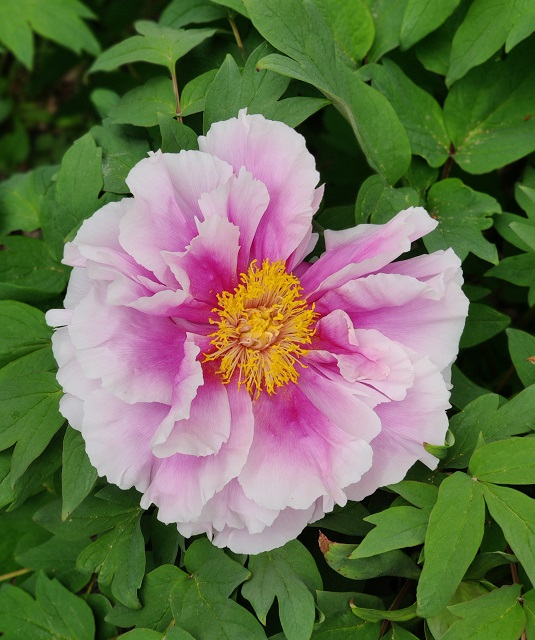
#> input picture res/flower012.jpg, 535 x 640 px
$ python RemoveBackgroundByColor.py
#> lines starting #> are read from the running program, lines starting #| are printed output that depends on the picture; after the words box and inside, x2 and y2 are one past the last pixel; in counts of white or black regions, pixels touching at a corner belong together
### common/ImageProcessing.py
import cv2
import numpy as np

class ImageProcessing(object):
    def __init__(self, window_name, image_name):
#> called with window_name = 'Original', image_name = '../res/flower012.jpg'
        self.window_name = window_name
        self.image_name = image_name
        cv2.namedWindow(window_name)
        self.image = cv2.imread(self.image_name)
#> self.image is the input picture: shape (640, 535, 3); mean B, G, R 83.1, 112.9, 107.4

    def show(self, title=None, image=None):
        if image is None:
            image = self.image
        if title is None:
            title = self.window_name
        cv2.imshow(title, image)

    # [34 lines left out: functions resize, to_gray, crop, rotate, not called in this run]

    def copy(self):
        return self.image.copy()

    # [93 lines left out: functions contrast_brightness, hue_saturation_value, blend, blend_with_mask, perspective_warp, gaussian_blur and 2 more, not called in this run]

    def remove_background_by_color(self,
                                   hsv_lower=(10,10,10),
                                   hsv_upper=(179,255,255),
                                   image=None ):
#> called with hsv_lower = (25, 0, 0), hsv_upper = (81, 255, 162)
        if image is None:
            image = self.image
        imgHSV = cv2.cvtColor(image, cv2.COLOR_BGR2HSV)
#> imgHSV: shape (640, 535, 3); mean H, S, V 83.1, 135.9, 129.7
        mask = cv2.inRange(imgHSV, hsv_lower, hsv_upper)
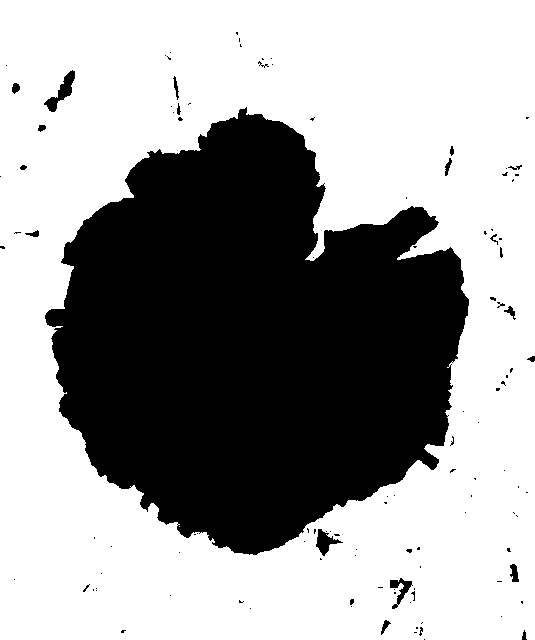
#> mask: shape (640, 535); 62.4% white; 115 black regions (92 under 20 px), largest, box (x1, y1, x2, y2) and area: (45, 107, 469, 555) 126467, (44, 70, 75, 112) 435, (316, 529, 343, 556) 303
        mask = 255 - mask
        mask = cv2.cvtColor(mask, cv2.COLOR_GRAY2BGR)
        bg_removed = cv2.bitwise_and(image, mask)
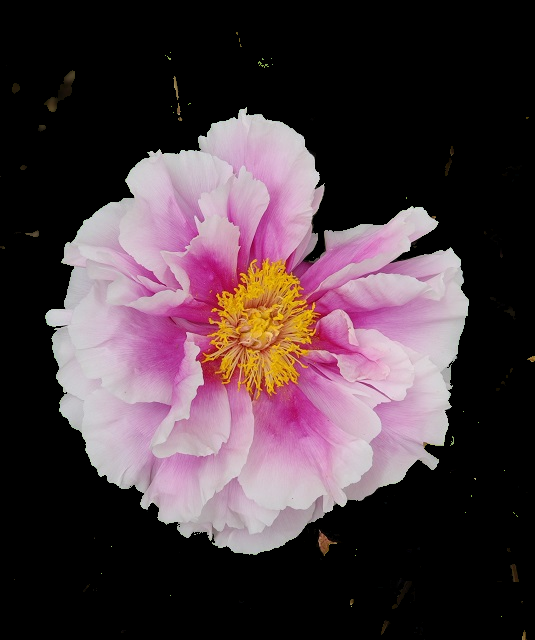
#> bg_removed: shape (640, 535, 3); mean B, G, R 63.6, 57, 73.7
        return bg_removed, mask

    # [5 lines left out: function remove_background_by_mask, not called in this run]

### 6. Object Detection/RemoveBackgroundByColor.py
import cv2
import common.ImageProcessing as ip

def empty(a):
    pass

if __name__ == "__main__":
    iproc = ip.ImageProcessing("Original", "../res/flower012.jpg")
    iproc.show(image=iproc.image)
    h_min, h_max = 25, 81
    s_min, s_max = 0, 255
    v_min, v_max = 0, 162
    cv2.namedWindow("Parameters")
    cv2.resizeWindow("Parameters", 460, 240)
    cv2.createTrackbar("Hue Min", "Parameters", h_min, 179, empty)
    cv2.createTrackbar("Hue Max", "Parameters", h_max, 179, empty)
    cv2.createTrackbar("Sat Min", "Parameters", s_min, 255, empty)
    cv2.createTrackbar("Sat Max", "Parameters", s_max, 255, empty)
    cv2.createTrackbar("Val Min", "Parameters", v_min, 255, empty)
    cv2.createTrackbar("Val Max", "Parameters", v_max, 255, empty)
    while True:
        h_min = cv2.getTrackbarPos("Hue Min", "Parameters")
        h_max = cv2.getTrackbarPos("Hue Max", "Parameters")
        s_min = cv2.getTrackbarPos("Sat Min", "Parameters")
        s_max = cv2.getTrackbarPos("Sat Max", "Parameters")
        v_min = cv2.getTrackbarPos("Val Min", "Parameters")
        v_max = cv2.getTrackbarPos("Val Max", "Parameters")
        bg_removed, mask = iproc.remove_background_by_color(
                                hsv_lower=(h_min, s_min, v_min),
                                hsv_upper=(h_max, s_max, v_max) )
        iproc.show(title="Mask", image=mask)
        iproc.show(title="Background Removed", image=bg_removed)
        ch = cv2.waitKey(10)
#> (key Esc is pressed here)
        if (ch & 0xFF) == 27:  # Press 'ESC' to exit
            break
    cv2.destroyAllWindows()

$ run again, with res/flower001.jpg copied over res/flower012.jpg
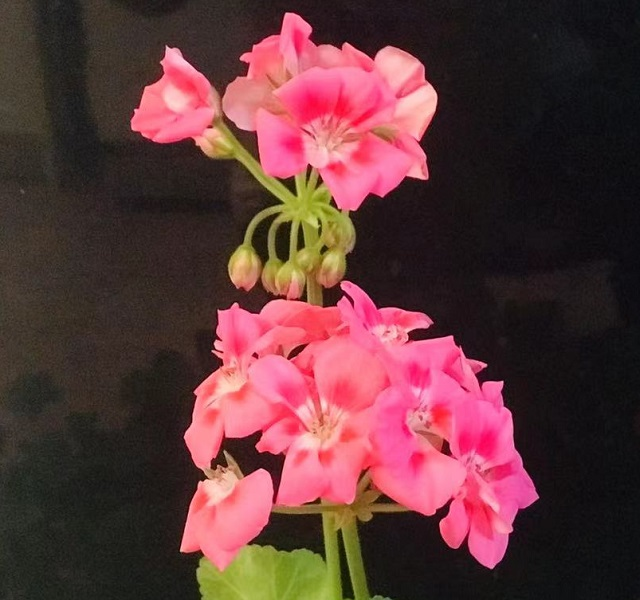
#> input picture res/flower001.jpg, 640 x 600 px
#> in __init__, self.image is the input picture: shape (600, 640, 3); mean B, G, R 58, 55.8, 94.9
#> imgHSV: shape (600, 640, 3); mean H, S, V 95.5, 91.7, 95.7
#> in remove_background_by_color, `mask = cv2.inRange(imgHSV, hsv_lower, hsv_upper)`:
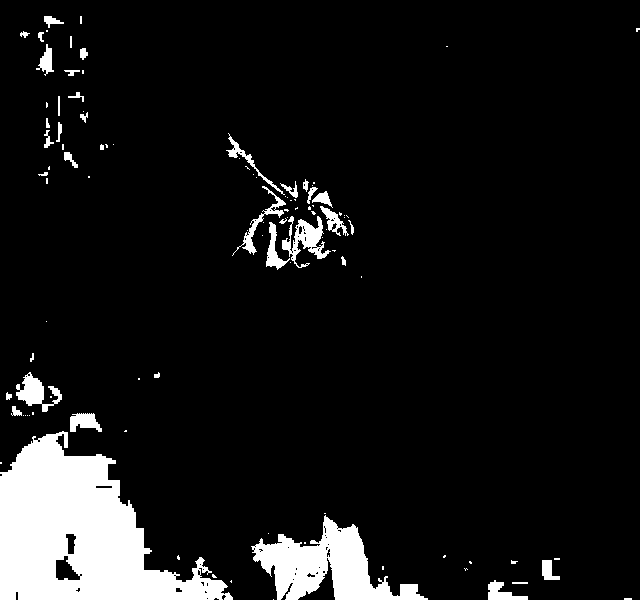
#> mask: shape (600, 640); 8.9% white; 104 white regions (65 under 20 px), largest, box (x1, y1, x2, y2) and area: (0, 431, 233, 600) 21294, (251, 515, 428, 600) 6623, (282, 216, 331, 268) 995
#> in remove_background_by_color, `bg_removed = cv2.bitwise_and(image, mask)`:
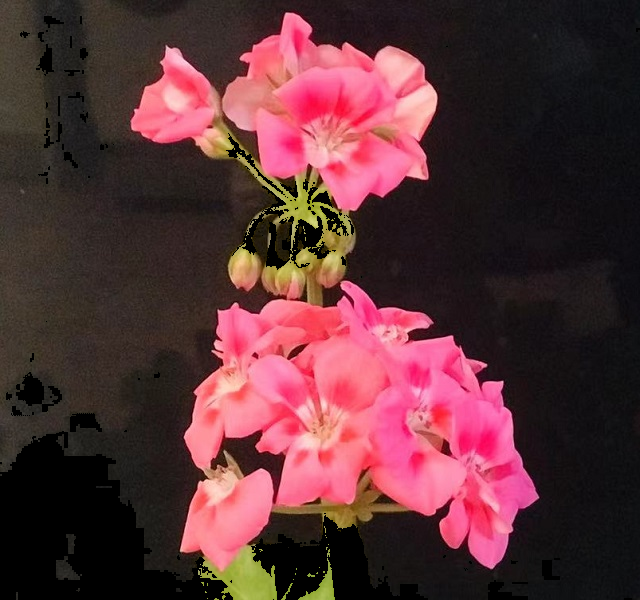
#> bg_removed: shape (600, 640, 3); mean B, G, R 55, 50.5, 89.9

$ run again, with res/flower002.jpg copied over res/flower012.jpg
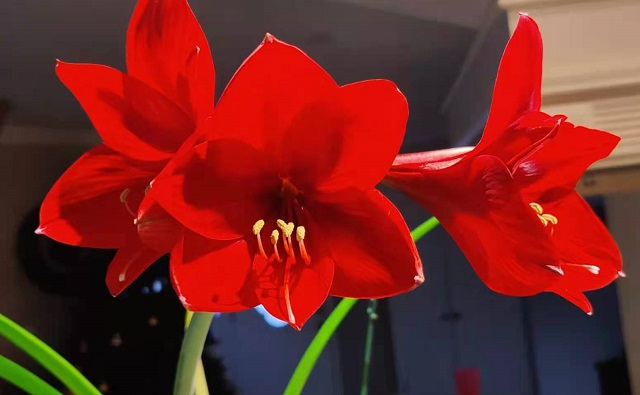
#> input picture res/flower002.jpg, 640 x 395 px
#> in __init__, self.image is the input picture: shape (395, 640, 3); mean B, G, R 34, 38.7, 121.1
#> imgHSV: shape (395, 640, 3); mean H, S, V 55, 158.9, 125.9
#> in remove_background_by_color, `mask = cv2.inRange(imgHSV, hsv_lower, hsv_upper)`:
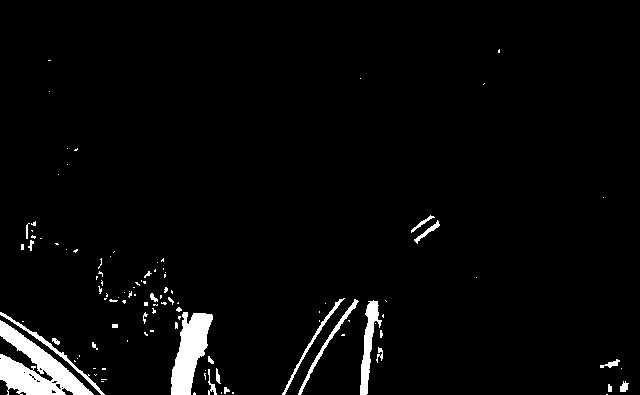
#> mask: shape (395, 640); 3.3% white; 109 white regions (83 under 20 px), largest, box (x1, y1, x2, y2) and area: (0, 320, 94, 395) 3039, (171, 312, 213, 395) 1992, (360, 300, 382, 395) 829
#> in remove_background_by_color, `bg_removed = cv2.bitwise_and(image, mask)`:
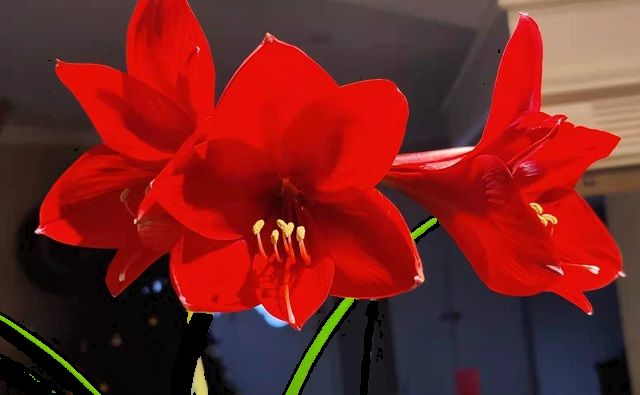
#> bg_removed: shape (395, 640, 3); mean B, G, R 33.1, 35.7, 119.1

$ run again, with res/flower003.jpg copied over res/flower012.jpg
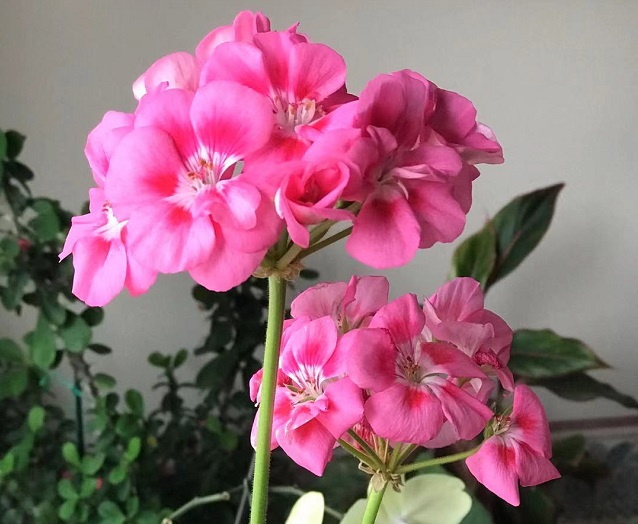
#> input picture res/flower003.jpg, 638 x 524 px
#> in __init__, self.image is the input picture: shape (524, 638, 3); mean B, G, R 121, 107.5, 149.3
#> imgHSV: shape (524, 638, 3); mean H, S, V 83.9, 82.2, 152.8
#> in remove_background_by_color, `mask = cv2.inRange(imgHSV, hsv_lower, hsv_upper)`:
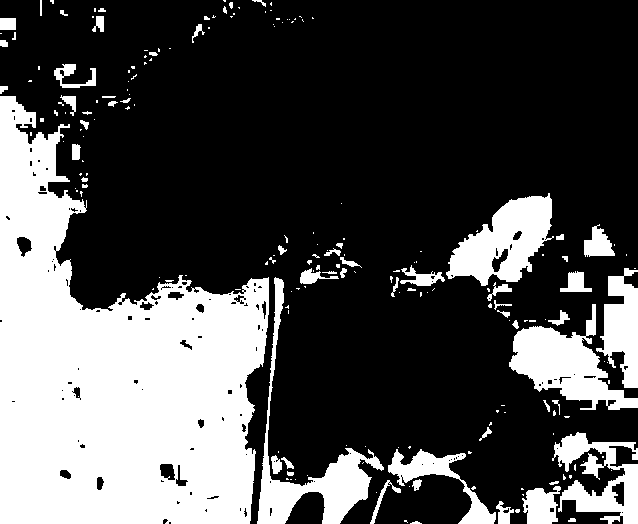
#> mask: shape (524, 638); 30.1% white; 200 white regions (138 under 20 px), largest, box (x1, y1, x2, y2) and area: (0, 96, 269, 524) 68657, (509, 304, 638, 410) 5692, (446, 193, 554, 286) 5378
#> in remove_background_by_color, `bg_removed = cv2.bitwise_and(image, mask)`:
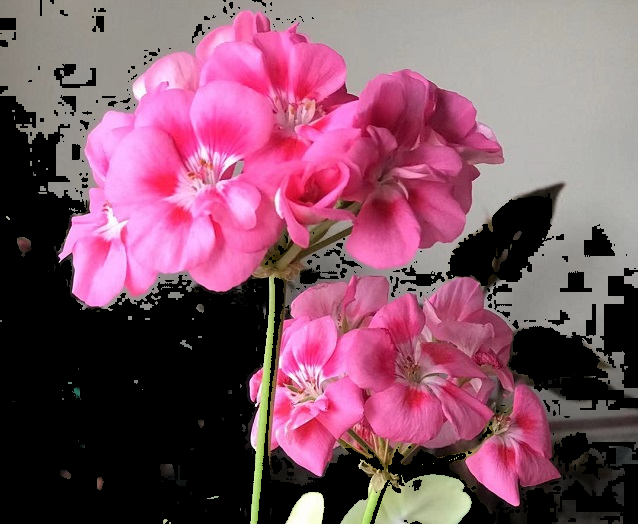
#> bg_removed: shape (524, 638, 3); mean B, G, R 102.7, 84.5, 129.4
